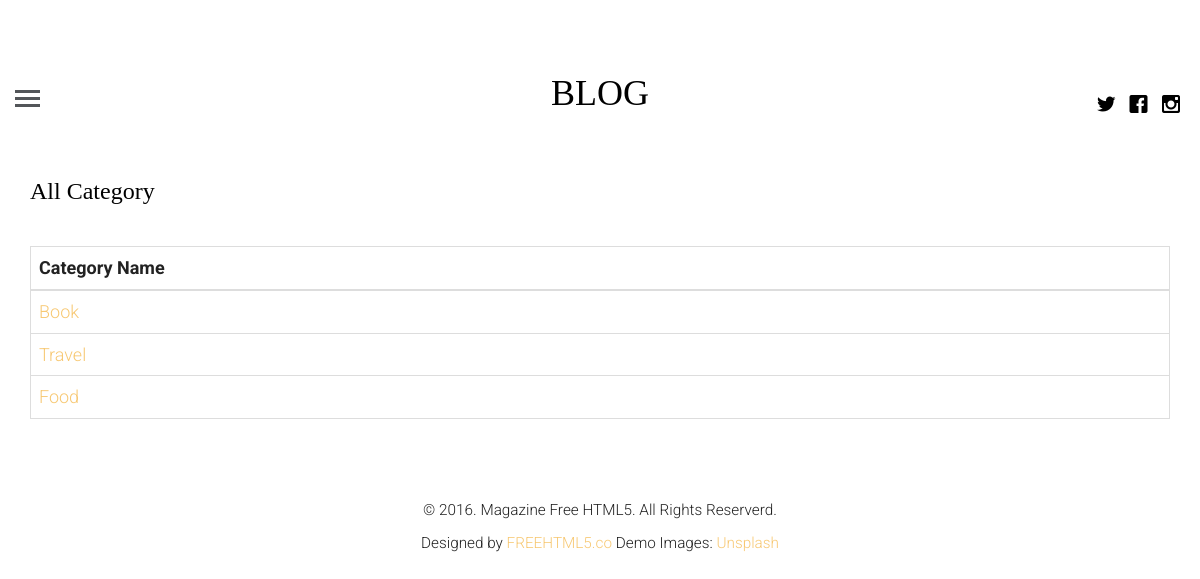
The page /category on the database its author committed.
### blogapp/models.py (models this page shows, shortened)
class category(models.Model):
    name = models.CharField(max_length=100)

### blogapp/views.py (the view)
# urls.py: path('category', views.getCategories, name="categories"),
def getCategories(request):
    categories = category.objects.all()
    context = { 'categories': categories }
    return render(request, "categories.html", context)

### templates/categories.html (shortened to what this page needs)
{% extends 'base.html' %}
{% load static %}
{% block content %}
<h3 class="container">All Category</h3><br>
<div class="container table-responsive">
    <table class="table table-hover table-bordered">
        <thead>
        <tr>
			<th>Category Name</th>
        </tr>
        </thead>
        <tbody>
        {% for category in categories %}
            <tr>
				<td><a href="{% url 'category' name=category.name %}">{{ category.name }}</a></td>
            </tr>
        {% endfor %}
        </tbody>
    </table>
</div>
{% endblock %}

### blogapp/static/css/style.css (style rules this page uses)
html { background: #fff; }
body { font-family: "Roboto", arial, sans-serif; font-size: 18px; font-weight: 300; line-height: 1.8; color: #222; background: #fff; }
a { color: #f7c873; -webkit-transition: 0.5s; -o-transition: 0.5s; transition: 0.5s; }
h1, h2, h3, h4, h5, h6 { font-family: "Playfair Display", times, serif; color: #000; }

### rows shown on the page
category: name "Book"
category: name "Travel"
category: name "Food"
